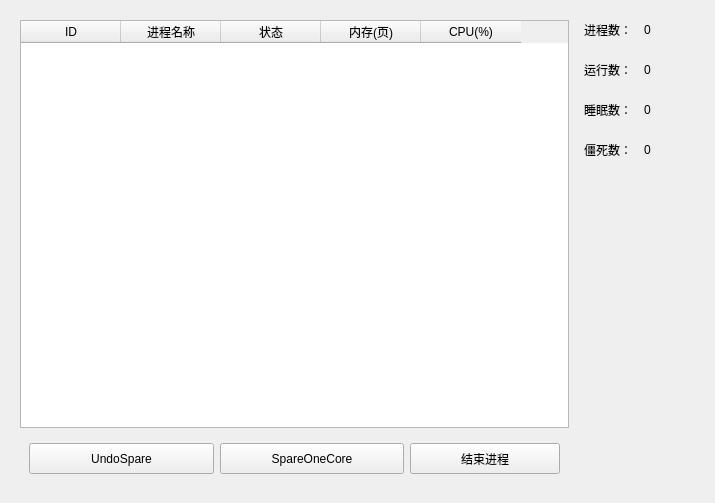
<?xml version="1.0" encoding="UTF-8"?>
<ui version="4.0">
 <class>processwindow</class>
 <widget class="QWidget" name="processwindow">
  <property name="geometry">
   <rect>
    <x>0</x>
    <y>0</y>
    <width>715</width>
    <height>503</height>
   </rect>
  </property>
  <property name="windowTitle">
   <string>Form</string>
  </property>
  <layout class="QHBoxLayout" name="horizontalLayout">
   <item>
    <widget class="QWidget" name="widget" native="true">
     <layout class="QVBoxLayout" name="verticalLayout">
      <item>
       <widget class="QTableWidget" name="ProcessInfo">
        <column>
         <property name="text">
          <string>ID</string>
         </property>
        </column>
        <column>
         <property name="text">
          <string>进程名称</string>
         </property>
        </column>
        <column>
         <property name="text">
          <string>状态</string>
         </property>
        </column>
        <column>
         <property name="text">
          <string>内存(页)</string>
         </property>
        </column>
        <column>
         <property name="text">
          <string>CPU(%)</string>
         </property>
        </column>
       </widget>
      </item>
      <item>
       <widget class="QWidget" name="widget_3" native="true">
        <property name="minimumSize">
         <size>
          <width>0</width>
          <height>40</height>
         </size>
        </property>
        <layout class="QHBoxLayout" name="horizontalLayout_2">
         <item>
          <widget class="QPushButton" name="pushButton_UndoSpare">
           <property name="minimumSize">
            <size>
             <width>120</width>
             <height>31</height>
            </size>
           </property>
           <property name="text">
            <string>UndoSpare</string>
           </property>
          </widget>
         </item>
         <item>
          <widget class="QPushButton" name="pushButton_SpareOneCore">
           <property name="minimumSize">
            <size>
             <width>120</width>
             <height>31</height>
            </size>
           </property>
           <property name="text">
            <string>SpareOneCore</string>
           </property>
          </widget>
         </item>
         <item>
          <widget class="QPushButton" name="pushButton_kill">
           <property name="minimumSize">
            <size>
             <width>150</width>
             <height>31</height>
            </size>
           </property>
           <property name="maximumSize">
            <size>
             <width>150</width>
             <height>31</height>
            </size>
           </property>
           <property name="text">
            <string>结束进程</string>
           </property>
          </widget>
         </item>
        </layout>
       </widget>
      </item>
     </layout>
    </widget>
   </item>
   <item>
    <widget class="QWidget" name="widget_2" native="true">
     <property name="minimumSize">
      <size>
       <width>120</width>
       <height>0</height>
      </size>
     </property>
     <property name="maximumSize">
      <size>
       <width>120</width>
       <height>16777215</height>
      </size>
     </property>
     <widget class="QLabel" name="label_10">
      <property name="geometry">
       <rect>
        <x>0</x>
        <y>10</y>
        <width>67</width>
        <height>17</height>
       </rect>
      </property>
      <property name="text">
       <string>进程数：</string>
      </property>
     </widget>
     <widget class="QLabel" name="label_11">
      <property name="geometry">
       <rect>
        <x>0</x>
        <y>50</y>
        <width>67</width>
        <height>17</height>
       </rect>
      </property>
      <property name="text">
       <string>运行数：</string>
      </property>
     </widget>
     <widget class="QLabel" name="label_12">
      <property name="geometry">
       <rect>
        <x>0</x>
        <y>90</y>
        <width>67</width>
        <height>17</height>
       </rect>
      </property>
      <property name="text">
       <string>睡眠数：</string>
      </property>
     </widget>
     <widget class="QLabel" name="label_13">
      <property name="geometry">
       <rect>
        <x>0</x>
        <y>130</y>
        <width>67</width>
        <height>17</height>
       </rect>
      </property>
      <property name="text">
       <string>僵死数：</string>
      </property>
     </widget>
     <widget class="QLabel" name="label_pNum">
      <property name="geometry">
       <rect>
        <x>60</x>
        <y>10</y>
        <width>67</width>
        <height>17</height>
       </rect>
      </property>
      <property name="text">
       <string>0</string>
      </property>
     </widget>
     <widget class="QLabel" name="label_pRun">
      <property name="geometry">
       <rect>
        <x>60</x>
        <y>50</y>
        <width>67</width>
        <height>17</height>
       </rect>
      </property>
      <property name="text">
       <string>0</string>
      </property>
     </widget>
     <widget class="QLabel" name="label_pSleep">
      <property name="geometry">
       <rect>
        <x>60</x>
        <y>90</y>
        <width>67</width>
        <height>17</height>
       </rect>
      </property>
      <property name="text">
       <string>0</string>
      </property>
     </widget>
     <widget class="QLabel" name="label_pZombie">
      <property name="geometry">
       <rect>
        <x>60</x>
        <y>130</y>
        <width>67</width>
        <height>17</height>
       </rect>
      </property>
      <property name="text">
       <string>0</string>
      </property>
     </widget>
    </widget>
   </item>
  </layout>
 </widget>
 <resources/>
 <connections/>
</ui>
